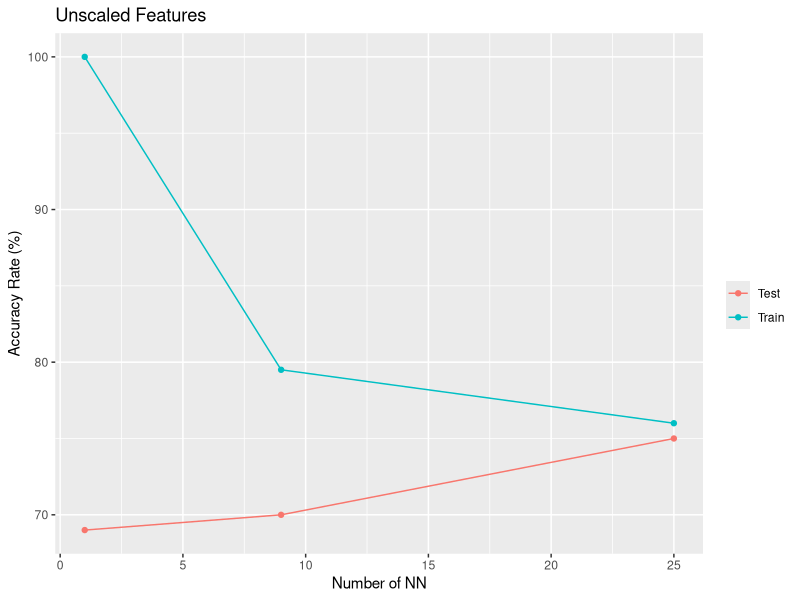
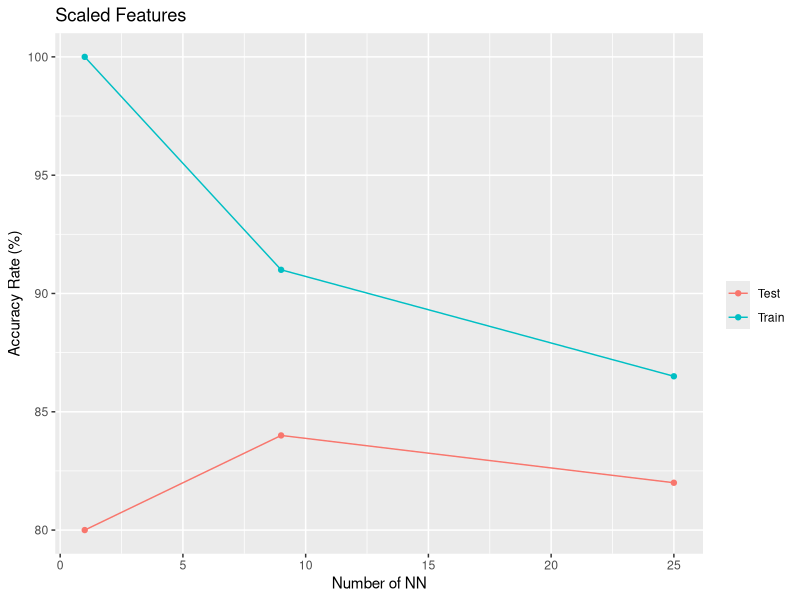

R code for these plots, in order:
# install libraries
install.packages('kernlab')
install.packages('class')
install.packages('dplyr')
install.packages('skimr')
install.packages('ggplot2')
install.packages("tidyverse")

# load used libraries
library(kernlab)
library(class)
library(dplyr)
library(skimr)
library(ggplot2)
library(tidyverse)

# load data
data(spam)

# check data 
str(spam)
names(spam)
summary(spam)

# set seed
set.seed(50) # make the random sampling reproducible

# separate data into those with type = spam and type = nonspam 
nonspam_m <- spam[spam$type == "nonspam",] 
spam_m <- spam[spam$type == "spam",] 

# randomly select 150 rows for each type, making the next step 
# of spliting into test and train data set not overlaping and easier
n = 150
nonspam_m <- nonspam_m[sample(nrow(nonspam_m), n), ]  # for nonspam
spam_m <- spam_m[sample(nrow(spam_m), n), ] # for spam

# random sampling to get indices of the training set
n = 100
index_ns=sample(which(nonspam_m$type=="nonspam"),n)
index_s=sample(which(spam_m$type=="spam"),n) 

# get training and test set
train_df = rbind(nonspam_m[index_ns,], spam_m[index_s, ]) 
test_df = rbind(nonspam_m[-index_ns,], spam_m[-index_s, ]) 

# select only features
train_df <- train_df[, -58]
test_df <- test_df[, -58]

# get class factor for training data
train_label= factor(c(rep("ns",n), rep("s",n)))
# get class factor for test data
test_label=factor(c(rep("ns",50), rep("s",50)))

## check duplicates by observation indices
# get train and test indices
train_indices = data.frame(as.integer(rownames(train_df)))
train_indices_check = train_indices[, 1]
test_indices = data.frame(as.integer(rownames(test_df)))
test_indeces_check = test_indices[, 1]

# to count cases if there are duplicates
count = 0 
# create a loop over test and train indices
# if there is a duplicate, count = count +1
for (i in train_indices_check) {
  for(j in test_indeces_check) {
    if (i == j){
      count = count +1
    }
  }
}

# if count == 0, there is no duplicate
if (count == 0){
  print('there is no duplicate')
  }else {
    print('there is a duplicate')
  }

############################ unstandardized features ############################

# populate k values and empthy accuracy to store values
k_values = c(1,9,25)
acc_trains_unscaled = c()
acc_tests_unscaled = c()

## classification using knn, with k=1
k = 1
knn_pred=knn(train=train_df, test=test_df,cl=train_label, k=k, prob=TRUE) 
knn_pred
# we noticed all probabilities associated with each outcome
# equal to 1, as we take only one nearest 
# neighbor into the account

# get the accuracy when k = 1 
table(knn_pred, test_label) # check true negative, positive and false negative, positive cases
acc_1_unscaled = mean(knn_pred == test_label)*100
acc_1_unscaled # 69% were correctly classified

# store accuracy when k = 1 
acc_tests_unscaled = append(acc_tests_unscaled, acc_1_unscaled)


## classification using knn, with k=9
k = 9
knn_pred=knn(train=train_df, test=test_df,cl=train_label, k=k, prob=TRUE) 
knn_pred
# we noticed many probabilities associated with each outcome
# lower than 1, but it is not surprising as we set k = 9
# and surely there should be more than one type of label
# that have been taken into account

# get the accuracy when k = 9
table(knn_pred, test_label) # check true negative, positive and false negative, positive cases
acc_9_unscaled = mean(knn_pred == test_label)*100
acc_9_unscaled # 70% were correctly classified

# store accuracy when k = 9 
acc_tests_unscaled = append(acc_tests_unscaled, acc_9_unscaled)


## classification using knn, with k=25
k = 25
knn_pred=knn(train=train_df, test=test_df,cl=train_label, k=k, prob=TRUE) 
knn_pred
# we noticed many probabilities associated with each outcome
# lower than 1, but it is not surprising as we set k = 25
# and surely there should be more than one type of label
# that have been taken into account

# get the accuracy when k = 25
table(knn_pred, test_label) # check true negative, positive and false negative, positive cases
acc_25_unscaled = mean(knn_pred == test_label) * 100
acc_25_unscaled # 75% were correctly classified

# store accuracy when k = 25
acc_tests_unscaled = append(acc_tests_unscaled, acc_25_unscaled)

## get the accuracy when tested with the train data set
## so that we can plot k vs. accuracy rates of results from 
## both test and train dataset, to analyse
## possible overfitting and underfitting issues

# k = 1
k = 1
knn_pred_train=knn(train=train_df, test=train_df,cl=train_label, k=k, prob=TRUE) 
acc_train_1_unscaled = mean(knn_pred_train == train_label) *100
acc_train_1_unscaled # accuracy = 100%

# store accuracy when k = 1 
acc_trains_unscaled = append(acc_trains_unscaled, acc_train_1_unscaled)


# k = 9
k = 9
knn_pred_train=knn(train=train_df, test=train_df,cl=train_label, k=k, prob=TRUE) 
acc_train_9_unscaled = mean(knn_pred_train == train_label) * 100
acc_train_9_unscaled # accuracy = 79.5%

# store accuracy when k = 9 
acc_trains_unscaled = append(acc_trains_unscaled, acc_train_9_unscaled)


# k = 25
k = 25
knn_pred_train=knn(train=train_df, test=train_df,cl=train_label, k=k, prob=TRUE) 
acc_train_25_unscaled = mean(knn_pred_train == train_label) * 100
acc_train_25_unscaled # accuracy = 76%

# store accuracy when k = 25
acc_trains_unscaled = append(acc_trains_unscaled, acc_train_25_unscaled)


## plot accuracy rate when tested with train and test data set
# combine data into one dataframe
df_unscaled = data.frame( k_values, acc_trains_unscaled, acc_tests_unscaled) %>% 
  pivot_longer(cols = c(acc_trains_unscaled, acc_tests_unscaled),
               names_to = 'type', values_to = 'Accuracy_Rate')
# change specific row names to make reading easier
df_unscaled$type <- gsub("acc_trains_unscaled", "Train", df_unscaled$type)
df_unscaled$type <- gsub("acc_tests_unscaled", "Test", df_unscaled$type)

# visualize
ggplot(df_unscaled, aes(x = k_values, y= Accuracy_Rate, color= type )) + geom_line() + 
  geom_point() + ggtitle('Unscaled Features') +
  labs(y= "Accuracy Rate (%)", x = "Number of NN", color = "") 
   

############################ standardized features ################################
# check mean and sd of each feature
skim(train_df)
skim(test_df)

# as we have seen, some features (e.g. capitalTotal) have mean and standard deviation far away
# from the rest, hence we standardize all the features, to reduce disproportionate contribution
# to the calculated Euclidean distances in the knn
train_df = scale(train_df)
test_df = scale(test_df)

# populate k values and empthy accuracy to store values
k_values = c(1,9,25)
acc_trains_scaled = c()
acc_tests_scaled = c()

## classification using knn, with k=1
k = 1
knn_pred=knn(train=train_df, test=test_df,cl=train_label, k=k, prob=TRUE) 
knn_pred 
# we noticed all probabilities associated with each outcome
# equal to 1, as we take only one nearest 
# neighbor into the account

# get the accuracy when k = 1
table(knn_pred, test_label) # check true negative, positive and false negative, positive cases
acc_1_scaled = mean(knn_pred == test_label)*100
acc_1_scaled # 80% were correctly classified

# store accuracy when k = 1 
acc_tests_scaled = append(acc_tests_scaled, acc_1_scaled)


# classification using knn, with k=9
k = 9
knn_pred=knn(train=train_df, test=test_df,cl=train_label, k=k, prob=TRUE) 
knn_pred
# we noticed many probabilities associated with each outcome
# lower than 1, but it is not surprising as we set k = 9
# and surely there should be more than one type of label
# that have been taken into account

# get the accuracy when k = 9
table(knn_pred, test_label) # check true negative, positive and false negative, positive cases
acc_9_scaled = mean(knn_pred == test_label)*100
acc_9_scaled # 84% were correctly classified

# store accuracy when k = 9
acc_tests_scaled = append(acc_tests_scaled, acc_9_scaled)


# classification using knn, with k=25
k = 25
knn_pred=knn(train=train_df, test=test_df,cl=train_label, k=k, prob=TRUE) 
knn_pred

# get the accuracy when k = 25
table(knn_pred, test_label) # check true negative, positive and false negative, positive cases
acc_25_scaled = mean(knn_pred == test_label)*100
acc_25_scaled # 82% were correctly classified

# store accuracy when k = 25
acc_tests_scaled = append(acc_tests_scaled, acc_25_scaled)

## get the accuracy when tested with the train data set
## so that we can plot k vs. accuracy rates of results from 
## both test and train dataset, to analyse, to analyse
## possible overfitting and underfitting issues

# k = 1
k = 1
knn_pred_train=knn(train=train_df, test=train_df,cl=train_label, k=k, prob=TRUE) 
acc_train_1_scaled = mean(knn_pred_train == train_label) * 100
acc_train_1_scaled
# accuracy = 100%

# store accuracy when k = 1 
acc_trains_scaled = append(acc_trains_scaled, acc_train_1_scaled)


# k = 9
k = 9
knn_pred_train=knn(train=train_df, test=train_df,cl=train_label, k=k, prob=TRUE) 
acc_train_9_scaled = mean(knn_pred_train == train_label) * 100
acc_train_9_scaled
# accuracy = 91%

# store accuracy when k = 9
acc_trains_scaled = append(acc_trains_scaled, acc_train_9_scaled)


# k = 25
k = 25
knn_pred_train=knn(train=train_df, test=train_df,cl=train_label, k=k, prob=TRUE) 
acc_train_25_scaled = mean(knn_pred_train == train_label) * 100
acc_train_25_scaled
# accuracy = 86.5%

# store accuracy when k = 1 
acc_trains_scaled = append(acc_trains_scaled, acc_train_25_scaled)


## plot accuracy rate when tested with train and test data set
# combine data into one dataframe
df_scaled = data.frame( k_values, acc_trains_scaled, acc_tests_scaled) %>% 
  pivot_longer(cols = c(acc_trains_scaled, acc_tests_scaled),
               names_to = 'type', values_to = 'Accuracy_Rate')
# change specific row names to make reading easier
df_scaled$type <- gsub("acc_trains_scaled", "Train", df_scaled$type)
df_scaled$type <- gsub("acc_tests_scaled", "Test", df_scaled$type)

# visualize
ggplot(df_scaled, aes(x = k_values, y= Accuracy_Rate, color= type )) + geom_line() + 
  geom_point() + ggtitle('Scaled Features') +
  labs(y= "Accuracy Rate (%)", x = "Number of NN", color = "") 
